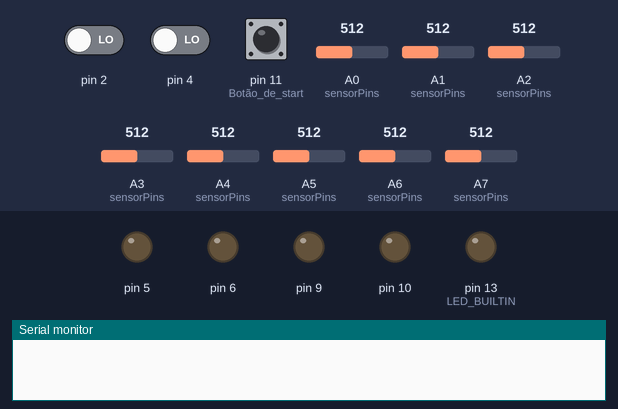
Simulated run of this sketch. Board: Arduino Nano, built with avr-gcc and run on an emulated ATmega328P. Parts: output pins drawn as LEDs (lit = HIGH), the last lines printed to the serial monitor. Inputs (shaded band) come from the test bench; at power-on: pin 11 (Botão_de_start) HIGH, pin 2 LOW, A0 (sensorPins) = 512, A1 (sensorPins) = 512, A2 (sensorPins) = 512, A3 (sensorPins) = 512, pin 4 LOW, A4 (sensorPins) = 512, A5 (sensorPins) = 512, A6 (sensorPins) = 512, A7 (sensorPins) = 512.

Above: at 4.9 s.
5.0 s: pin 11 (Botão_de_start) pulled LOW for 0.15 s
7.4 s: pin 2 driven HIGH
At 8.6 s:
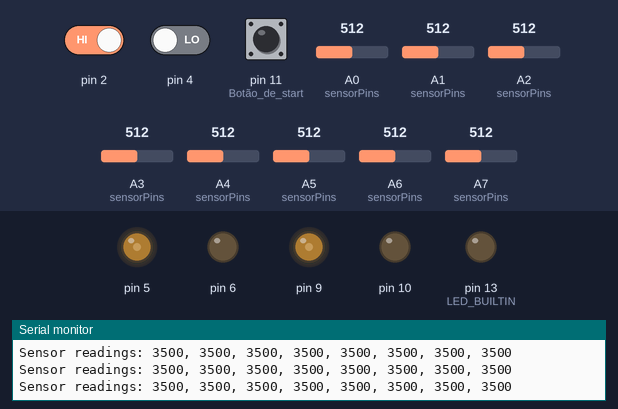
8.9 s: A0 (sensorPins) set to 716
At 9.4 s:
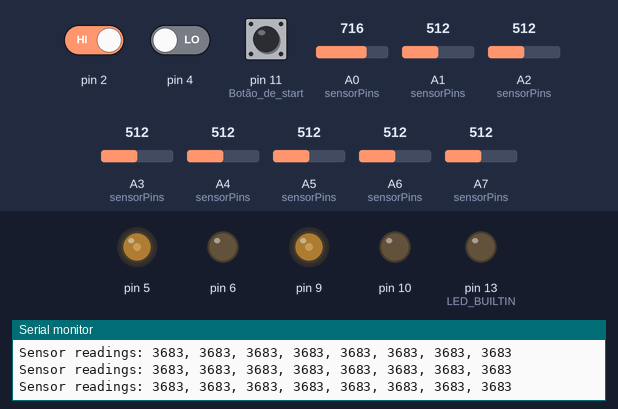
11.9 s: A1 (sensorPins) set to 716
At 13.2 s:
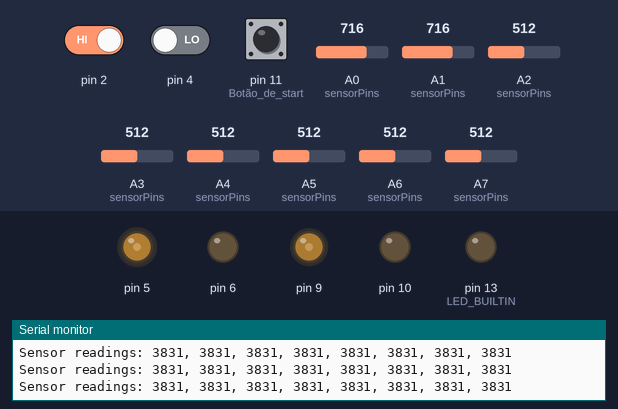
14.9 s: A2 (sensorPins) set to 716
At 15.8 s:
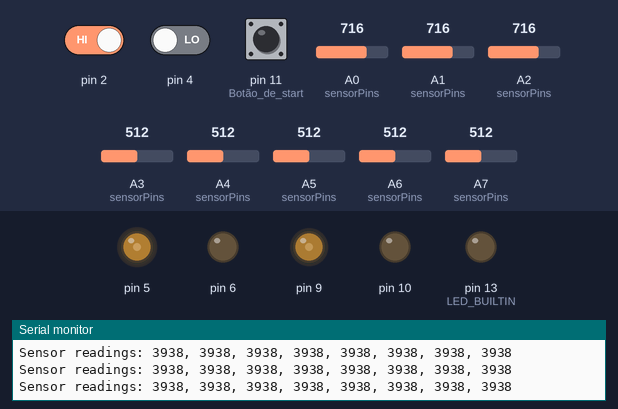
17.9 s: A3 (sensorPins) set to 716
At 18.3 s:
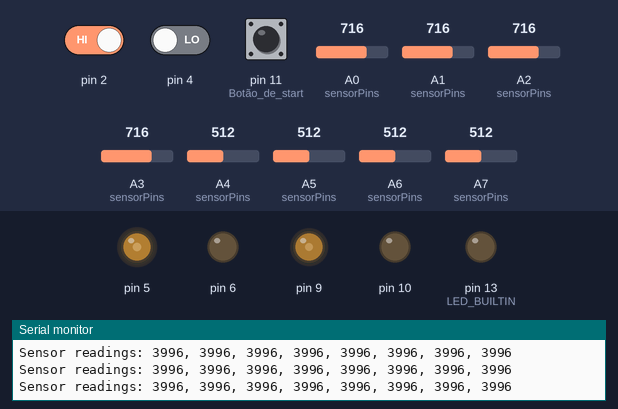
Timing chart, 0 to 20.9 s (numbered marks = the images above; inputs shaded):
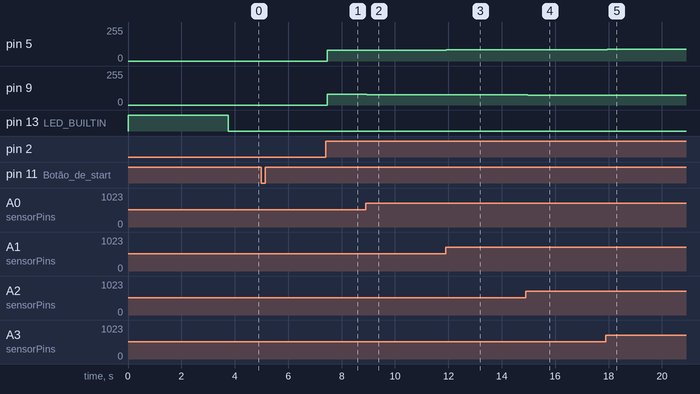

Measured:
- after the input at 7.4 s, pin 5, pin 9: 0/255 → 80/255 after 0.06 s
- after the input at 8.9 s, pin 5: 80/255 → 82/255 after 0.05 s; pin 9: 80/255 → 78/255 after 0.05 s
- after the input at 11.9 s, pin 5: 82/255 → 84/255 at once; pin 9: 78/255 → 76/255 at once
- after the input at 14.9 s, pin 5: 84/255 → 86/255 after 0.07 s; pin 9: 76/255 → 74/255 after 0.07 s
- after the input at 17.9 s, pin 5: 86/255 → 87/255 at once; pin 9: 74/255 → 73/255 at once

The sketch:

main.ino
```cpp
#include <QTRSensors.h>
#include <Arduino.h>
#include <LineFollower.hh>

int count = 0; // Aqui a variável é criada e inicializada
float ultimoTempo = 0;

const uint8_t sensorPins[] = {A0 ,A1, A2, A3, A4, A5, A6, A7};
const uint8_t emitterPin = 12;

Motor rightMotor(5, 6), leftMotor(9, 10);
LineFollower lineFollower(rightMotor, leftMotor);

int buttonState = 0;

void setup() {
  pinMode(11, INPUT_PULLUP); // Botão de start
  lineFollower.init(sensorPins, emitterPin);
  lineFollower.calibrationRoutine();
}

void loop() {
  if (digitalRead(11) == LOW) {
    buttonState = 1;
    count = 0; // Reseta contador ao iniciar
    delay(500); // Debounce
    ultimoTempo = millis();
    while (buttonState == 1) {
      lineFollower.debug();
      lineFollower.followLine();
    }
  }
}int _baseSpeed{75};
```

LineFollower.hh
```cpp
#ifndef LINEFOLLOWER_HH
#define LINEFOLLOWER_HH

#include <Motor.hh>
#include <QTRSensors.h>

#define SENSOR_NUM 8
extern int count;  // Apenas DECLARA a variável, não a cria
extern float ultimoTempo;
/**
 * @class LineFollower
 * @brief Implementa funcionalidades de um robô seguidor de linhas que utiliza sensores QTR, da Pololu, e um algoritmo de controle PID.
 *
 * Essa classe implementa rotinas de inicialização, calibração e o próprio algoritmo de controle.
 *
 */
class LineFollower {
    public:

    /**
     * @brief Construtor para um objeto seguidor de linhas, recebe ambos motores, que devem ser instanciados separadamente.
     *
     * @param rightMotor
     * @param leftMotor
     */
    LineFollower(Motor &rightMotor, Motor &leftMotor) : _rightMotor {rightMotor}, _leftMotor {leftMotor}
    {

    };

    /**
     * @brief Inicializa o seguidor de linha dentro do escopo da função setup(), no arquivo main.ino.
     *
     * Essa função inicializa a transmissão serial de dados, bem como define o tipo do sensor e os pinos a serem utilizados.
     *
     * @param sensorPins Array de pinos conectados ao sensor QTR.
     * @param emmiterPin Pino responsável pelo controle do emissor do sensor.
     */
    void init(const uint8_t sensorPins[], const int emmiterPin);

    /**
     * @brief Implementa uma rotina de calibração, seguindo o padrão fornecido pela documentação pela biblioteca QTRSensors.
     *
     */
    void calibrationRoutine();

    /**
     * @brief Implementa um algoritmo de controle PID para os 6 sensores utilizados. Setpoint com uma leitura de 2500 para manter a linha no meio do sensor.
     *
     * O algoritmo usa a leitura do sensor frontal e compensa na velocidade dos motores para centralizar a linha da melhor forma possível.
     * Para melhor funcionalidade, é recomendável alterar as constantes que são definidas abaixo de acordo com o tipo de robô.
     */
    void pidControl();

    /**
     * @brief Chama a rotina do controle PID, criada para inserção de possíveis novas rotinas mais sofisticadas para cenários diversos (como leitura lateral).
     *
     */
    void followLine();

    /**
     * @brief Imprime a posição da linha lida pelos sensores para finalidade de debug.
     *
     */

    void stop();
    void debug();

private:
    long ultimateTime = 0;
    bool _sensoresLateralDireito; // Estado inicial: Sensores laterais ativos.
    bool _sensoresLateralEsquerdo; // Estado inicial: Sensores laterais ativos.
    // Array que armazena as leituras de cada sensor.
    uint16_t _sensorArray[SENSOR_NUM];

    // Referência aos motores que controlam o robô (pass-by-reference para evitar nova instância dos motores).
    Motor &_rightMotor, &_leftMotor;

    // Objeto do sensor QTR, utilizado para fazer a leitura da linha.
    QTRSensors _qtrSensor;

    // Constantes utilizadas pelo algoritmo PID, devem ser ajustadas de acordo com o robô/ambiente.
    //float _kP{0.6f}, _kI{0.005f}, _kD{6.0f};

    // 0.03 -> alto
    // 0.0215 -> ainda baixo (?)
    // 0.020 -> ainda baixo
    // 0.015 -> baixo
    float _kP{0.015f}, _kI{0.000f}, _kD{0.0f};

    // Erro adquirido pelo controle PID, inicializado em 0.
    int _lastError{0};

    // Velocidade base dos motores.
    //int _baseSpeed{75};
    int _baseSpeed{80};
    // Velocidade máxima dos motores.
    //int _maxSpeed{120};
    int _maxSpeed{100};

    // Valores dos componentes Proporcional, Integral e Derivativo. Precisam ser armazenados para a retroalimentação do algoritmo.
    int _P, _I, _D;

};

#endif //LINEFOLLOWER_HH
```

Motor.hh
```cpp
#ifndef MOTOR_HH
#define MOTOR_HH

#include <Arduino.h>

/**
 * @class Motor
 * @brief Classe responsável pela implementação de um motor e seu comportamento, utilizando dois pinos PWM conectados a uma ponte H qualquer.
 *
 */
class Motor {
public:

    /**
     * @brief Construtor para um objeto motor. Recebe os pinos responsáveis pelo seu controle PWM.
     *
     * Faz com que após a instanciação dos motores, eles inicializem parados.
     *
     * @param dirPin1
     * @param dirPin2
     */
    Motor(int dirPin1, int dirPin2) :
        _dirPin1 {dirPin1}, _dirPin2 {dirPin2}, _speed {0}

    {
        stop();
    }

    /**
     * @brief Inicializa os pinos conectados à ponte H como OUTPUT. Chamada dentro da função init() do objeto Line Follower, dentro de setup().
     *
     */
    void init() {
        pinMode(_dirPin1, OUTPUT);
        pinMode(_dirPin2, OUTPUT);
    }

    /**
     * @brief Define a velocidade do motor (0 - 255).
     *
     * @param speed
     */
    void setSpeed(int speed);

    /**
     * @brief Retorna a velocidade do motor
     *
     * @return int
     */
    int getSpeed();

    /**
     * @brief Define a direção do motor.
     *
     * true faz com que o motor vá para frente.
     * false faz com que o motor vá para trás.
     *
     * @param forward
     */
    void setDirection(bool forward);

    /**
     * @brief Para o motor.
     *
     */
    void stop();

private:

    // Pino de direção 1.
    int _dirPin1;

    // Pino de direção 2.
    int _dirPin2;

    // Atributo de velocidade.
    int _speed;

    // Direção atual do motor (true = frente, false = trás).
    bool _direction;

    // Função responsável por aplicar os estados definidos ao motor. Chamada em toda função relacionada à alteração de comportamento do motor.
    void applyState();
};

#endif // MOTOR_HH
```

LineFollower.cpp
```cpp
#include "LineFollower.hh"

#define LIMIAR_BRANCO 750

void LineFollower::init(const uint8_t sensorPins[], const int emmiterPin) {

    Serial.begin(9600);
    _rightMotor.init();
    _leftMotor.init();
    _qtrSensor.setTypeAnalog();
    _qtrSensor.setSensorPins(sensorPins, SENSOR_NUM);
    _qtrSensor.setEmitterPin(emmiterPin);
}

void LineFollower::calibrationRoutine() {

    pinMode(LED_BUILTIN, OUTPUT);

    digitalWrite(LED_BUILTIN, HIGH);

    // 0,1 ms por sensor * 4 amostras por leitura de sensor * 6 sensores
    // * 10 leituras por chamada de calibrate() = ~24 ms por chamada de calibrate().
    // Executada 400 vezes, leva cerca de 10 segundos.
    for (uint16_t i = 0; i < 150; i++) {
        _qtrSensor.calibrate();
    }


    digitalWrite(LED_BUILTIN, LOW);

}

void LineFollower::pidControl() {

    uint16_t position = _qtrSensor.readLineWhite(_sensorArray);

    int error = position - 3500;

    _P = error;
    _I += error;
    _D = error - _lastError;
    _lastError = error;

    int pidOutput = static_cast<int>(_kP * _P + _kD * _D + _kI * _I);

    int motorSpeed1 = _baseSpeed - pidOutput;
    int motorSpeed2 = _baseSpeed + pidOutput;

    motorSpeed1 = constrain(motorSpeed1, 0, _maxSpeed);
    motorSpeed2 = constrain(motorSpeed2, 0, _maxSpeed);

    _leftMotor.setSpeed(motorSpeed1);
    _rightMotor.setSpeed(motorSpeed2);

}

void LineFollower::stop() {

    _leftMotor.stop();
    _rightMotor.stop();

}
void LineFollower::debug() {
    Serial.print("Sensor readings: ");

    uint16_t p = _qtrSensor.readLineWhite(_sensorArray);

    for (int i = 0; i < SENSOR_NUM; i++) {
        Serial.print(p);
        if (i < SENSOR_NUM - 1) {
            Serial.print(", ");
        }
    }
    Serial.println();
}

void LineFollower::followLine() {

    // --- 1. O PID e a leitura dos sensores principais sempre rodam ---
    pidControl();

    // --- 2. Lógica de controle dos sensores laterais ---

    // Se sensores laterais estão ATIVOS
   /* if (_sensoresLateralDireito && _sensoresLateralEsquerdo) {

        // Verifica se é uma INTERSECÇÃO (todos sensores frontais no branco)
        bool intersecao = true;
        for (int i = 0; i < 8; i++) {
            if (sensorValues[i] >= LIMIAR_BRANCO) {
                intersecao = false;
                break;
            }
        }

        if (intersecao) {
            Serial.println("INTERSECÇÃO detectada! Desativando sensores laterais.");
            _sensoresLateralDireito = false;
            _sensoresLateralEsquerdo = false;
        }
        else {
            // Lógica normal de contagem (apenas quando sensores estão ativos)
            if (digitalRead(2) == LOW && digitalRead(4) == HIGH) {
                if (millis() - ultimateTime > 500) {
                    Serial.print("Marca lateral detectada! Contagem: ");
                    Serial.println(count);
                    count++;
                    ultimateTime = millis();
                }
            }
        }
    }
    // Se sensores laterais estão DESATIVADOS (após intersecção)
    else {
        // Só reativa quando AMBOS sensores laterais detectarem branco
        if (digitalRead(2) == HIGH && digitalRead(4) == HIGH) {
            Serial.println("SAÍDA DA INTERSECÇÃO: Reativando sensores laterais.");
            _sensoresLateralDireito = true;
            _sensoresLateralEsquerdo = true;
        }
    }
*/

   if (digitalRead(2) == LOW){
        stop();
        if(digitalRead(4)==HIGH && ((millis()-ultimoTempo) >= 30000)){
            count++;
            ultimoTempo = millis();
            digitalWrite(LED_BUILTIN, HIGH);
            digitalWrite(LED_BUILTIN, LOW);
        }
        return;
    }
    // --- 3. Condição de parada final ---


    if (count > 1) {
        Serial.print("LINHA DE CHEGADA DETECTADA! PARANDO...\n");
        digitalWrite(LED_BUILTIN, HIGH);
        stop();
        _leftMotor.setSpeed(50);
        _rightMotor.setSpeed(50);
        delay(700);
        digitalWrite(LED_BUILTIN, LOW);
        stop();
        while(1); // Para totalmente
    }

}
```

Motor.cpp
```cpp
#include <Motor.hh>

void Motor::setSpeed(int speed) {

    _speed = constrain(speed, -255, 255);

    if (speed < 0) {
        setDirection(false);
    } else {
        setDirection(true);
    }

    applyState();

}

int Motor::getSpeed() {

    return _speed;

}

void Motor::setDirection(bool forward) {

    _direction = forward;
    applyState();

}

void Motor::stop() {

    setSpeed(0);
    applyState();

}

void Motor::applyState() {

    if (_speed == 0) {
        digitalWrite(_dirPin1, LOW);
        digitalWrite(_dirPin2, LOW);
    } else if (_direction) {
        analogWrite(_dirPin1, _speed);
        digitalWrite(_dirPin2, LOW);
    } else {
        digitalWrite(_dirPin1, LOW);
        analogWrite(_dirPin2, -_speed);
    }

}
```
